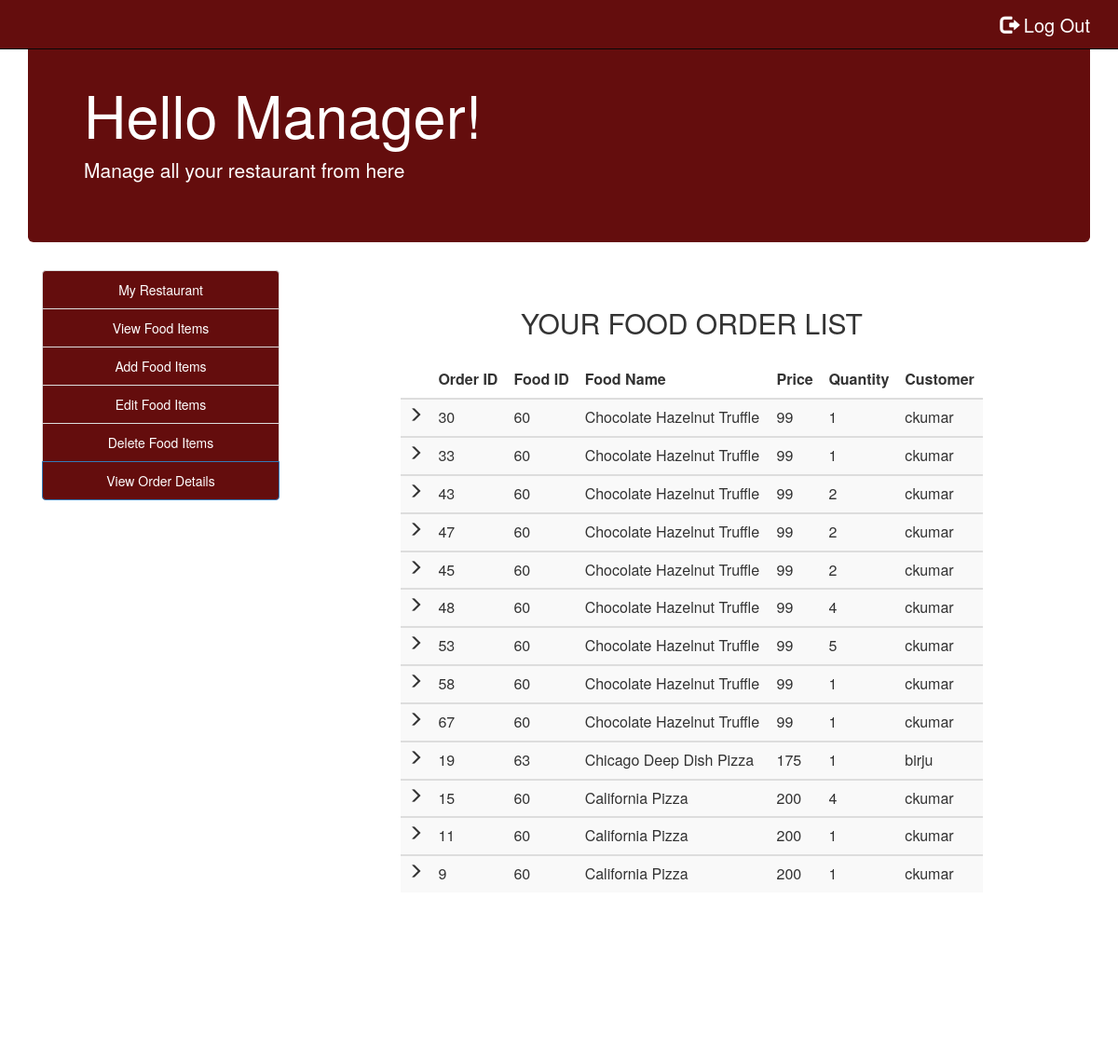
Screenshot of /view_order_details.php (signed in) with the database file from the repository.
### tables this page shows
CREATE TABLE `orders` (
  `order_ID` int(30) NOT NULL,
  `F_ID` int(30) NOT NULL,
  `foodname` varchar(30) NOT NULL,
  `price` int(30) NOT NULL,
  `quantity` int(30) NOT NULL,
  `order_date` date NOT NULL,
  `username` varchar(30) NOT NULL,
  `R_ID` int(30) NOT NULL
);

### view_order_details.php (the view, shortened to what this page needs)
<?php
include('session_m.php');
?>
<!DOCTYPE html>
<html>
  <head>
    <link href="https://cdnjs.cloudflare.com/ajax/libs/font-awesome/4.7.0/css/font-awesome.min.css" rel="stylesheet"/>
        <link rel="stylesheet" href="https://maxcdn.bootstrapcdn.com/bootstrap/3.4.1/css/bootstrap.min.css">
  </head>
  <body style = "background:url( images/b6.jpg)">
    <nav style="background-color:rgb(100,13,13);" class="navbar navbar-inverse navbar-fixed-top navigation-clean-search" role="navigation">
      <div class="container">
          <ul class="nav navbar-nav navbar-right">
            <li><a style="color:white;font-size:20px;" href="logout_m.php"><span class="glyphicon glyphicon-log-out"></span> Log Out </a></li>
          </ul>
      </div>
    </nav>
<div class="container">
    <div style="background-color:rgb(100,13,13);color:white;" class="jumbotron">
     <h1>Hello Manager! </h1>
     <p>Manage all your restaurant from here</p>
    </div>
    </div>
<div class="container">
    	<div class="col-xs-3" style="text-align: center;">
    	<div class="list-group">
    		<a style="background-color:rgb(100,13,13);color:white;" href="myrestaurant.php" class="list-group-item ">My Restaurant</a>
    		<a style="background-color:rgb(100,13,13);color:white;" href="view_food_items.php" class="list-group-item">View Food Items</a>
    		<a style="background-color:rgb(100,13,13);color:white;" href="add_food_items.php" class="list-group-item ">Add Food Items</a>
    		<a style="background-color:rgb(100,13,13);color:white;" href="edit_food_items.php" class="list-group-item ">Edit Food Items</a>
    		<a style="background-color:rgb(100,13,13);color:white;" href="delete_food_items.php" class="list-group-item ">Delete Food Items</a>
        <a style="background-color:rgb(100,13,13);color:white;" href="view_order_details.php" class="list-group-item active">View Order Details</a>
    	</div>
    </div>
    <div class="col-xs-9">
      <div class="form-area" style="padding: 0px 100px 100px 100px;">
        <form action="" method="POST">
        <br style="clear: both">
          <h3 style="margin-bottom: 25px; text-align: center; font-size: 30px;"> YOUR FOOD ORDER LIST </h3>
<?php
$user_check=$_SESSION['login_user1'];
$sql = "SELECT * FROM orders o WHERE o.R_ID IN (SELECT r.R_ID FROM RESTAURANTS r WHERE r.M_ID='$user_check') ORDER BY order_date";
$result = mysqli_query($conn, $sql);
if (mysqli_num_rows($result) > 0)
{
  ?>
  <table class="table table-striped">
    <thead class="thead-dark">
      <tr>
        <th>  </th>
        <th> Order ID </th>
        <th> Food ID </th>
        <th> Food Name </th>
        <th> Price </th>
        <th> Quantity </th>
        <th> Customer </th>
      </tr>
    </thead>
    <?PHP
      while($row = mysqli_fetch_assoc($result)){
    ?>
  <tbody>
    <tr>
      <td> <span class="glyphicon glyphicon-menu-right"></span> </td>
      <td><?php echo $row["order_ID"]; ?></td>
      <td><?php echo $row["F_ID"]; ?></td>
      <td><?php echo $row["foodname"]; ?></td>
      <td><?php echo $row["price"]; ?></td>
      <td><?php echo $row["quantity"]; ?></td>
      <td><?php echo $row["username"]; ?></td>
    </tr>
  </tbody>
  <?php } ?>
  </table>
    <br>
  <?php } else { ?>
  <h4><center>0 RESULTS</center> </h4>
  <?php } ?>
        </form>
        </div>
    </div>
</div>
<br>
<br>
<br>
<br>
  </body>
</html>

### rows the page displays
orders: order_ID "30", F_ID "60", foodname "Chocolate Hazelnut Truffle", price "99", quantity "1", username "ckumar"
orders: order_ID "33", F_ID "60", foodname "Chocolate Hazelnut Truffle", price "99", quantity "1", username "ckumar"
orders: order_ID "43", F_ID "60", foodname "Chocolate Hazelnut Truffle", price "99", quantity "2", username "ckumar"
orders: order_ID "47", F_ID "60", foodname "Chocolate Hazelnut Truffle", price "99", quantity "2", username "ckumar"
orders: order_ID "45", F_ID "60", foodname "Chocolate Hazelnut Truffle", price "99", quantity "2", username "ckumar"
orders: order_ID "48", F_ID "60", foodname "Chocolate Hazelnut Truffle", price "99", quantity "4", username "ckumar"
orders: order_ID "53", F_ID "60", foodname "Chocolate Hazelnut Truffle", price "99", quantity "5", username "ckumar"
orders: order_ID "58", F_ID "60", foodname "Chocolate Hazelnut Truffle", price "99", quantity "1", username "ckumar"
orders: order_ID "67", F_ID "60", foodname "Chocolate Hazelnut Truffle", price "99", quantity "1", username "ckumar"
orders: order_ID "19", F_ID "63", foodname "Chicago Deep Dish Pizza", price "175", quantity "1", username "birju"
orders: order_ID "15", F_ID "60", foodname "California Pizza", price "200", quantity "4", username "ckumar"
orders: order_ID "11", F_ID "60", foodname "California Pizza", price "200", quantity "1", username "ckumar"
orders: order_ID "9", F_ID "60", foodname "California Pizza", price "200", quantity "1", username "ckumar"
